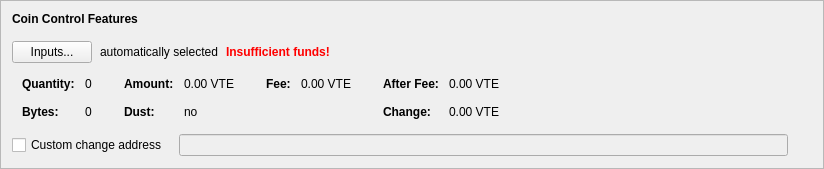
      <widget class="QFrame" name="frameCoinControl">
       <property name="sizePolicy">
        <sizepolicy hsizetype="Preferred" vsizetype="Fixed">
         <horstretch>0</horstretch>
         <verstretch>0</verstretch>
        </sizepolicy>
       </property>
       <property name="frameShape">
        <enum>QFrame::StyledPanel</enum>
       </property>
       <property name="frameShadow">
        <enum>QFrame::Raised</enum>
       </property>
       <layout class="QVBoxLayout" name="verticalLayout_4">
        <item>
         <layout class="QVBoxLayout" name="verticalLayoutCoinControl" stretch="0,0,0,0,0">
          <property name="spacing">
           <number>0</number>
          </property>
          <property name="sizeConstraint">
           <enum>QLayout::SetDefaultConstraint</enum>
          </property>
          <property name="leftMargin">
           <number>0</number>
          </property>
          <property name="topMargin">
           <number>0</number>
          </property>
          <item>
           <layout class="QHBoxLayout" name="horizontalLayoutCoinControl1">
            <property name="bottomMargin">
             <number>15</number>
            </property>
            <item>
             <widget class="QLabel" name="labelCoinControlFeatures">
              <property name="sizePolicy">
               <sizepolicy hsizetype="Preferred" vsizetype="Maximum">
                <horstretch>0</horstretch>
                <verstretch>0</verstretch>
               </sizepolicy>
              </property>
              <property name="font">
               <font>
                <weight>75</weight>
                <bold>true</bold>
               </font>
              </property>
              <property name="styleSheet">
               <string notr="true">font-weight:bold;</string>
              </property>
              <property name="text">
               <string>Coin Control Features</string>
              </property>
             </widget>
            </item>
           </layout>
          </item>
          <item>
           <layout class="QHBoxLayout" name="horizontalLayoutCoinControl2" stretch="0,0,0,0">
            <property name="spacing">
             <number>8</number>
            </property>
            <property name="bottomMargin">
             <number>10</number>
            </property>
            <item>
             <widget class="QPushButton" name="pushButtonCoinControl">
              <property name="styleSheet">
               <string notr="true"/>
              </property>
              <property name="text">
               <string>Inputs...</string>
              </property>
              <property name="autoDefault">
               <bool>false</bool>
              </property>
             </widget>
            </item>
            <item>
             <widget class="QLabel" name="labelCoinControlAutomaticallySelected">
              <property name="text">
               <string>automatically selected</string>
              </property>
              <property name="margin">
               <number>5</number>
              </property>
             </widget>
            </item>
            <item>
             <widget class="QLabel" name="labelCoinControlInsuffFunds">
              <property name="font">
               <font>
                <weight>75</weight>
                <bold>true</bold>
               </font>
              </property>
              <property name="styleSheet">
               <string notr="true">color:red;font-weight:bold;</string>
              </property>
              <property name="text">
               <string>Insufficient funds!</string>
              </property>
              <property name="margin">
               <number>5</number>
              </property>
             </widget>
            </item>
            <item>
             <spacer name="horizontalSpacerCoinControl">
              <property name="orientation">
               <enum>Qt::Horizontal</enum>
              </property>
              <property name="sizeHint" stdset="0">
               <size>
                <width>40</width>
                <height>1</height>
               </size>
              </property>
             </spacer>
            </item>
           </layout>
          </item>
          <item>
           <widget class="QWidget" name="widgetCoinControl" native="true">
            <property name="sizePolicy">
             <sizepolicy hsizetype="Preferred" vsizetype="Preferred">
              <horstretch>0</horstretch>
              <verstretch>0</verstretch>
             </sizepolicy>
            </property>
            <property name="minimumSize">
             <size>
              <width>0</width>
              <height>0</height>
             </size>
            </property>
            <property name="styleSheet">
             <string notr="true"/>
            </property>
            <layout class="QHBoxLayout" name="horizontalLayoutCoinControl5">
             <property name="leftMargin">
              <number>0</number>
             </property>
             <property name="topMargin">
              <number>0</number>
             </property>
             <property name="rightMargin">
              <number>0</number>
             </property>
             <property name="bottomMargin">
              <number>0</number>
             </property>
             <item>
              <layout class="QHBoxLayout" name="horizontalLayoutCoinControl3" stretch="0,0,0,1">
               <property name="spacing">
                <number>20</number>
               </property>
               <property name="topMargin">
                <number>0</number>
               </property>
               <property name="bottomMargin">
                <number>10</number>
               </property>
               <item>
                <layout class="QFormLayout" name="formLayoutCoinControl1">
                 <property name="horizontalSpacing">
                  <number>10</number>
                 </property>
                 <property name="verticalSpacing">
                  <number>14</number>
                 </property>
                 <property name="leftMargin">
                  <number>10</number>
                 </property>
                 <property name="topMargin">
                  <number>4</number>
                 </property>
                 <property name="rightMargin">
                  <number>6</number>
                 </property>
                 <item row="0" column="0">
                  <widget class="QLabel" name="labelCoinControlQuantityText">
                   <property name="font">
                    <font>
                     <weight>75</weight>
                     <bold>true</bold>
                    </font>
                   </property>
                   <property name="text">
                    <string>Quantity:</string>
                   </property>
                   <property name="margin">
                    <number>0</number>
                   </property>
                  </widget>
                 </item>
                 <item row="0" column="1">
                  <widget class="QLabel" name="labelCoinControlQuantity">
                   <property name="cursor">
                    <cursorShape>IBeamCursor</cursorShape>
                   </property>
                   <property name="contextMenuPolicy">
                    <enum>Qt::ActionsContextMenu</enum>
                   </property>
                   <property name="text">
                    <string notr="true">0</string>
                   </property>
                   <property name="margin">
                    <number>0</number>
                   </property>
                   <property name="textInteractionFlags">
                    <set>Qt::LinksAccessibleByMouse|Qt::TextSelectableByKeyboard|Qt::TextSelectableByMouse</set>
                   </property>
                  </widget>
                 </item>
                 <item row="1" column="0">
                  <widget class="QLabel" name="labelCoinControlBytesText">
                   <property name="font">
                    <font>
                     <weight>75</weight>
                     <bold>true</bold>
                    </font>
                   </property>
                   <property name="text">
                    <string>Bytes:</string>
                   </property>
                  </widget>
                 </item>
                 <item row="1" column="1">
                  <widget class="QLabel" name="labelCoinControlBytes">
                   <property name="cursor">
                    <cursorShape>IBeamCursor</cursorShape>
                   </property>
                   <property name="contextMenuPolicy">
                    <enum>Qt::ActionsContextMenu</enum>
                   </property>
                   <property name="text">
                    <string notr="true">0</string>
                   </property>
                   <property name="textInteractionFlags">
                    <set>Qt::LinksAccessibleByMouse|Qt::TextSelectableByKeyboard|Qt::TextSelectableByMouse</set>
                   </property>
                  </widget>
                 </item>
                </layout>
               </item>
               <item>
                <layout class="QFormLayout" name="formLayoutCoinControl2">
                 <property name="horizontalSpacing">
                  <number>10</number>
                 </property>
                 <property name="verticalSpacing">
                  <number>14</number>
                 </property>
                 <property name="leftMargin">
                  <number>6</number>
                 </property>
                 <property name="topMargin">
                  <number>4</number>
                 </property>
                 <property name="rightMargin">
                  <number>6</number>
                 </property>
                 <item row="0" column="0">
                  <widget class="QLabel" name="labelCoinControlAmountText">
                   <property name="font">
                    <font>
                     <weight>75</weight>
                     <bold>true</bold>
                    </font>
                   </property>
                   <property name="text">
                    <string>Amount:</string>
                   </property>
                   <property name="margin">
                    <number>0</number>
                   </property>
                  </widget>
                 </item>
                 <item row="0" column="1">
                  <widget class="QLabel" name="labelCoinControlAmount">
                   <property name="cursor">
                    <cursorShape>IBeamCursor</cursorShape>
                   </property>
                   <property name="contextMenuPolicy">
                    <enum>Qt::ActionsContextMenu</enum>
                   </property>
                   <property name="text">
                    <string notr="true">0.00 VTE</string>
                   </property>
                   <property name="textInteractionFlags">
                    <set>Qt::LinksAccessibleByMouse|Qt::TextSelectableByKeyboard|Qt::TextSelectableByMouse</set>
                   </property>
                  </widget>
                 </item>
                 <item row="1" column="0">
                  <widget class="QLabel" name="labelCoinControlLowOutputText">
                   <property name="font">
                    <font>
                     <weight>75</weight>
                     <bold>true</bold>
                    </font>
                   </property>
                   <property name="text">
                    <string>Dust:</string>
                   </property>
                  </widget>
                 </item>
                 <item row="1" column="1">
                  <widget class="QLabel" name="labelCoinControlLowOutput">
                   <property name="cursor">
                    <cursorShape>IBeamCursor</cursorShape>
                   </property>
                   <property name="contextMenuPolicy">
                    <enum>Qt::ActionsContextMenu</enum>
                   </property>
                   <property name="text">
                    <string notr="true">no</string>
                   </property>
                   <property name="textInteractionFlags">
                    <set>Qt::LinksAccessibleByMouse|Qt::TextSelectableByKeyboard|Qt::TextSelectableByMouse</set>
                   </property>
                  </widget>
                 </item>
                </layout>
               </item>
               <item>
                <layout class="QFormLayout" name="formLayoutCoinControl3">
                 <property name="horizontalSpacing">
                  <number>10</number>
                 </property>
                 <property name="verticalSpacing">
                  <number>14</number>
                 </property>
                 <property name="leftMargin">
                  <number>6</number>
                 </property>
                 <property name="topMargin">
                  <number>4</number>
                 </property>
                 <property name="rightMargin">
                  <number>6</number>
                 </property>
                 <item row="0" column="0">
                  <widget class="QLabel" name="labelCoinControlFeeText">
                   <property name="font">
                    <font>
                     <weight>75</weight>
                     <bold>true</bold>
                    </font>
                   </property>
                   <property name="text">
                    <string>Fee:</string>
                   </property>
                   <property name="margin">
                    <number>0</number>
                   </property>
                  </widget>
                 </item>
                 <item row="0" column="1">
                  <widget class="QLabel" name="labelCoinControlFee">
                   <property name="cursor">
                    <cursorShape>IBeamCursor</cursorShape>
                   </property>
                   <property name="contextMenuPolicy">
                    <enum>Qt::ActionsContextMenu</enum>
                   </property>
                   <property name="text">
                    <string notr="true">0.00 VTE</string>
                   </property>
                   <property name="textInteractionFlags">
                    <set>Qt::LinksAccessibleByMouse|Qt::TextSelectableByKeyboard|Qt::TextSelectableByMouse</set>
                   </property>
                  </widget>
                 </item>
                </layout>
               </item>
               <item>
                <layout class="QFormLayout" name="formLayoutCoinControl4">
                 <property name="horizontalSpacing">
                  <number>10</number>
                 </property>
                 <property name="verticalSpacing">
                  <number>14</number>
                 </property>
                 <property name="leftMargin">
                  <number>6</number>
                 </property>
                 <property name="topMargin">
                  <number>4</number>
                 </property>
                 <property name="rightMargin">
                  <number>6</number>
                 </property>
                 <item row="0" column="0">
                  <widget class="QLabel" name="labelCoinControlAfterFeeText">
                   <property name="font">
                    <font>
                     <weight>75</weight>
                     <bold>true</bold>
                    </font>
                   </property>
                   <property name="text">
                    <string>After Fee:</string>
                   </property>
                   <property name="margin">
                    <number>0</number>
                   </property>
                  </widget>
                 </item>
                 <item row="0" column="1">
                  <widget class="QLabel" name="labelCoinControlAfterFee">
                   <property name="cursor">
                    <cursorShape>IBeamCursor</cursorShape>
                   </property>
                   <property name="contextMenuPolicy">
                    <enum>Qt::ActionsContextMenu</enum>
                   </property>
                   <property name="text">
                    <string notr="true">0.00 VTE</string>
                   </property>
                   <property name="textInteractionFlags">
                    <set>Qt::LinksAccessibleByMouse|Qt::TextSelectableByKeyboard|Qt::TextSelectableByMouse</set>
                   </property>
                  </widget>
                 </item>
                 <item row="1" column="0">
                  <widget class="QLabel" name="labelCoinControlChangeText">
                   <property name="font">
                    <font>
                     <weight>75</weight>
                     <bold>true</bold>
                    </font>
                   </property>
                   <property name="text">
                    <string>Change:</string>
                   </property>
                  </widget>
                 </item>
                 <item row="1" column="1">
                  <widget class="QLabel" name="labelCoinControlChange">
                   <property name="cursor">
                    <cursorShape>IBeamCursor</cursorShape>
                   </property>
                   <property name="contextMenuPolicy">
                    <enum>Qt::ActionsContextMenu</enum>
                   </property>
                   <property name="text">
                    <string notr="true">0.00 VTE</string>
                   </property>
                   <property name="textInteractionFlags">
                    <set>Qt::LinksAccessibleByMouse|Qt::TextSelectableByKeyboard|Qt::TextSelectableByMouse</set>
                   </property>
                  </widget>
                 </item>
                </layout>
               </item>
              </layout>
             </item>
            </layout>
           </widget>
          </item>
          <item>
           <layout class="QHBoxLayout" name="horizontalLayoutCoinControl4" stretch="0,0,0">
            <property name="spacing">
             <number>12</number>
            </property>
            <property name="sizeConstraint">
             <enum>QLayout::SetDefaultConstraint</enum>
            </property>
            <property name="topMargin">
             <number>5</number>
            </property>
            <property name="rightMargin">
             <number>5</number>
            </property>
            <item>
             <widget class="QCheckBox" name="checkBoxCoinControlChange">
              <property name="toolTip">
               <string>If this is activated, but the change address is empty or invalid, change will be sent to a newly generated address.</string>
              </property>
              <property name="text">
               <string>Custom change address</string>
              </property>
             </widget>
            </item>
            <item>
             <widget class="QValidatedLineEdit" name="lineEditCoinControlChange">
              <property name="enabled">
               <bool>false</bool>
              </property>
              <property name="sizePolicy">
               <sizepolicy hsizetype="Expanding" vsizetype="Fixed">
                <horstretch>0</horstretch>
                <verstretch>0</verstretch>
               </sizepolicy>
              </property>
             </widget>
            </item>
            <item>
             <widget class="QLabel" name="labelCoinControlChangeLabel">
              <property name="sizePolicy">
               <sizepolicy hsizetype="Preferred" vsizetype="Expanding">
                <horstretch>0</horstretch>
                <verstretch>0</verstretch>
               </sizepolicy>
              </property>
              <property name="minimumSize">
               <size>
                <width>0</width>
                <height>0</height>
               </size>
              </property>
              <property name="text">
               <string/>
              </property>
              <property name="margin">
               <number>3</number>
              </property>
             </widget>
            </item>
           </layout>
          </item>
          <item>
           <spacer name="verticalSpacerCoinControl">
            <property name="orientation">
             <enum>Qt::Vertical</enum>
            </property>
            <property name="sizeType">
             <enum>QSizePolicy::Expanding</enum>
            </property>
            <property name="sizeHint" stdset="0">
             <size>
              <width>800</width>
              <height>1</height>
             </size>
            </property>
           </spacer>
          </item>
         </layout>
        </item>
       </layout>
      </widget>
